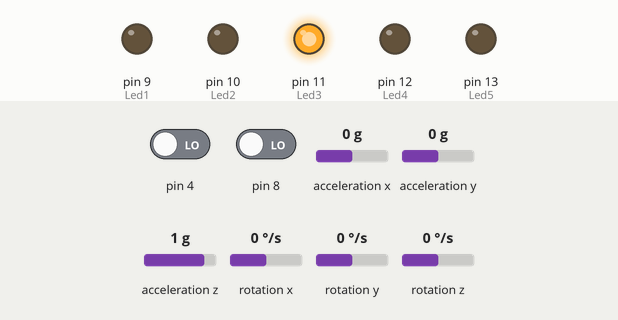
A sketch run on a simulated Arduino Leonardo, built with avr-gcc and run on an emulated ATmega32U4. Parts: output pins drawn as LEDs (lit = HIGH). Wiring (inferred from the names in the program): MPU-6050 motion sensor at I2C address 0x68. Inputs (shaded band) come from the test bench; at power-on: rotation y 0 °/s, rotation z 0 °/s, pin 4 LOW, pin 8 LOW, acceleration x 0 g, acceleration y 0 g, acceleration z 1 g, rotation x 0 °/s. USB keyboard and mouse output is not drawn; what the sketch prints to the serial monitor is not drawn.

Above: at 1.2 s.
1.3 s: rotation y set to 100 °/s
4.3 s: rotation z set to 100 °/s
7.3 s: pin 4 driven HIGH
10.3 s: pin 8 driven HIGH
13.1 s: pin 4 driven LOW
At 13.97 s:
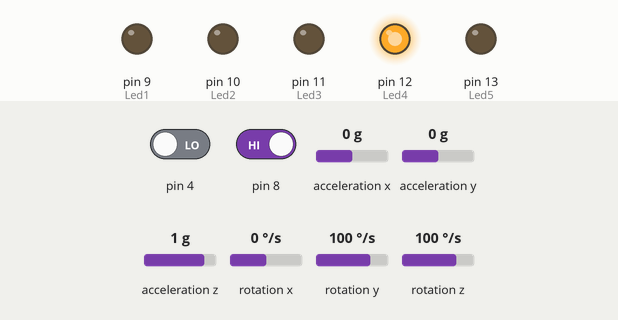
At 14.8 s:
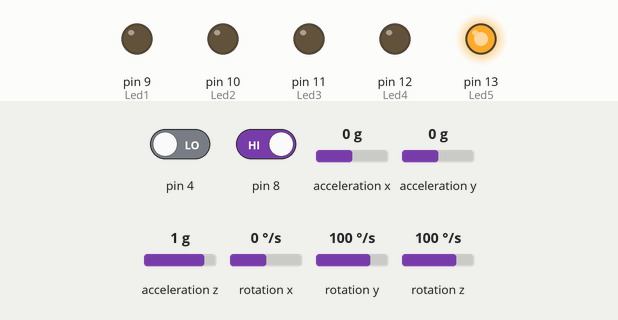
16.1 s: pin 4 driven HIGH and pin 8 driven LOW
At 16.83 s:
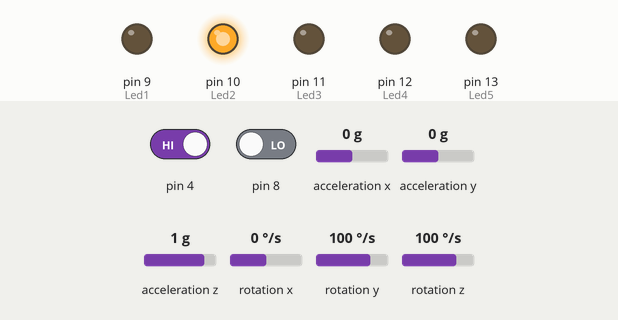
At 18.0 s:
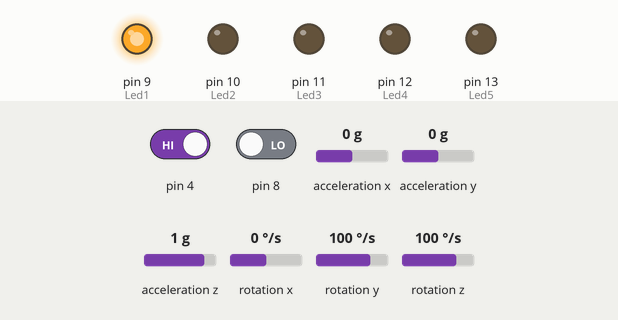
Timing chart, 0 to 19.5 s (numbered marks = the images above; inputs shaded):
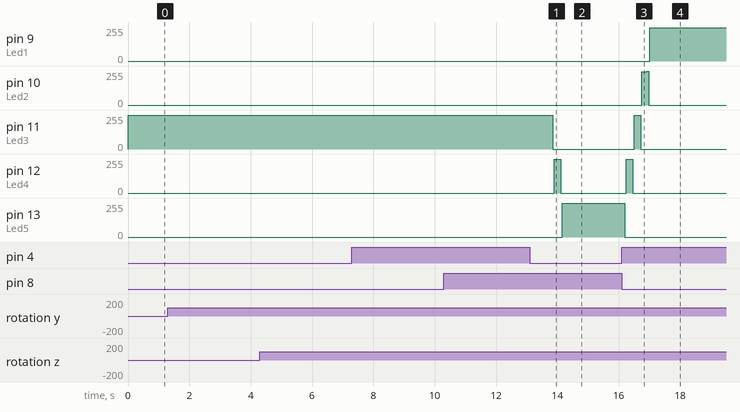

Measured:
- after the input at 13.1 s, pin 11 (Led3): 255/255 → 0/255 after 0.75 s; pin 12 (Led4): 0/255 → 253/255 after 0.80 s, → 0/255 0.16 s later; pin 13 (Led5): 0/255 → 254/255 after 1.1 s
- after the input at 16.1 s, pin 9 (Led1): 0/255 → 250/255 after 0.92 s; pin 10 (Led2): 0/255 → 251/255 after 0.66 s, → 0/255 0.16 s later; pin 11 (Led3): 0/255 → 252/255 after 0.40 s, → 0/255 0.16 s later; pin 12 (Led4): 0/255 → 253/255 after 0.14 s, → 0/255 0.16 s later; pin 13 (Led5): 254/255 → 0/255 after 0.05 s

The sketch:

Air_Mouse_V2.ino
```cpp
#include<Wire.h> // 통신? 때문에 필요
#include<Mouse.h> // 마우스 움직여야지!

/*
 SDA 2번 Pin, SCL 3번 Pin
 Int 7번 Pin
 Int 무조건 박아야됨.
 */

#define MPU6050_INT_PIN 7 // 레오나르도에서는 무조건 박아주자

#define MPU6050_INT digitalPinToInterrupt(MPU6050_INT_PIN)

const int MPU_addr=0x68;  // I2C address of the MPU-6050
int16_t AcX,AcY,AcZ,Tmp,GyX,GyY,GyZ;

//민감도 조절 변수
int timer1 = 0;
int sens = 1100; // sens_num = 3
int sens_num = 3; // sens = 1100;
int b_cnt = 0;

int Led1 = 9;
int Led2 = 10;
int Led3 = 11;
int Led4 = 12;
int Led5 = 13;

void setup()
{
  // 설정인데 안 건드는게 좋음. 잘 되있음.
  Serial.begin(9600);

  Serial.println("start");
  Serial.print(MPU6050_INT); Serial.print(" on pin "); Serial.print(MPU6050_INT_PIN);

  Wire.begin();
  Wire.beginTransmission(MPU_addr);
  Wire.write(0x6B);  // PWR_MGMT_1 register
  Wire.write(0);     // set to zero (wakes up the MPU-6050)
  Wire.endTransmission(true);
  pinMode(4, INPUT); // 좌클릭 버튼
  pinMode(8, INPUT); // 우클릭 버튼
  Mouse.begin();
  pinMode(MPU6050_INT, INPUT);
  //attachInterrupt(MPU6050_INT, dmpDataReady, RISdlfhgk62ING);
  pinMode(Led1, OUTPUT);
  pinMode(Led2, OUTPUT);
  pinMode(Led3, OUTPUT);
  pinMode(Led4, OUTPUT);
  pinMode(Led5, OUTPUT);
}

void loop()
{
  Wire.beginTransmission(MPU_addr);
  Wire.write(0x3B);  // starting with register 0x3B (ACCEL_XOUT_H)
  Wire.endTransmission(false);
  Wire.requestFrom(MPU_addr,14,true);  // request a total of 14 registers
  AcX=Wire.read()<<8|Wire.read();  // 0x3B (ACCEL_XOUT_H) & 0x3C (ACCEL_XOUT_L)
  AcY=Wire.read()<<8|Wire.read();  // 0x3D (ACCEL_YOUT_H) & 0x3E (ACCEL_YOUT_L)
  AcZ=Wire.read()<<8|Wire.read();  // 0x3F (ACCEL_ZOUT_H) & 0x40 (ACCEL_ZOUT_L)
  Tmp=Wire.read()<<8|Wire.read();  // 0x41 (TEMP_OUT_H) & 0x42 (TEMP_OUT_L)
  GyX=Wire.read()<<8|Wire.read();  // 0x43 (GYRO_XOUT_H) & 0x44 (GYRO_XOUT_L)
  GyY=Wire.read()<<8|Wire.read();  // 0x45 (GYRO_YOUT_H) & 0x46 (GYRO_YOUT_L)
  GyZ=Wire.read()<<8|Wire.read();  // 0x47 (GYRO_ZOUT_H) & 0x48 (GYRO_ZOUT_L)
  // 여기 위까지는 코드 건들지 않는 걸 추천. 여기 아래부터 수정 ㄱㄱ

  int lb = digitalRead(4); // 1이면 누른 상태, 0이면 안 누른 상태임.
  int rb = digitalRead(8); // 위와 마찬가지

  float gyroY, gyroZ;

  if (lb == 1 && rb == 1)
  {
    ++timer1;
    if (timer1 > 150)
    {
      Serial.println("민감도 설정 모드\n");
      delay(800);
      Serial.print("민감도:  ");
      Serial.println(sens_num);
      while(1)
      {
        lb = digitalRead(4);
        rb = digitalRead(8);

        if(lb == 1 && rb == 1)
        {
          b_cnt = 0;
          break;
        }
        else if(lb == 1 && rb == 0)
        {
          b_cnt += 1;
          if(b_cnt > 150 && sens_num > 1)
          {
            --sens_num; //분모가 작아지니까 gyro값 커짐 >> 민감도 커짐
            b_cnt = 0;
            Serial.print("민감도:  ");
            Serial.println(sens_num);
            delay(100);
          }
        }
        else if(lb == 0 && rb == 1)
        {
          b_cnt += 1;
          if(b_cnt > 150 && sens_num < 5)
          {
            ++sens_num; //분모가 커지니까 gyro값 작아짐 >> 민감도 작아짐
            b_cnt = 0;
            Serial.print("민감도:  ");
            Serial.println(sens_num);
            delay(100);
          }
        }

        switch(sens_num)
        {
           case 5: sens = 820; Sens_Led_On(sens_num); break;
           case 4: sens = 850; Sens_Led_On(sens_num); break;
           case 3: sens = 1100; Sens_Led_On(sens_num); break;
           case 2: sens = 1220; Sens_Led_On(sens_num); break;
           case 1: sens = 1380; Sens_Led_On(sens_num); break;
           default: break;
        }
        delay(1);
        //Sprint2(timer1, sens, sens_num);
      }
      timer1 = 0;
      Serial.println("\n민감도 설정 완료!");
      Serial.print("현재 민감도: ");
      Serial.println(sens_num);
      delay(600);
    }
  }

  else
  {
    timer1 = 0;
  }

  gyroZ = GyZ / sens;
  gyroY = -GyY / sens;

  if(rb == 1) // Left button이 1이라는건 좌클릭을 하고 있다는 상태이므로
  {                                       // 마우스를 누른 상태로 유지시켜주는 Mouse.press()를 사용함.
    Mouse.press(); // 좌클릭 한 상태 유지
  }
  else if (lb == 0 && rb == 0)
  {
    Mouse.release(); //클릭 상태 해제
  }
  else if (lb == 1) // 우클릭
  {
    Mouse.click(MOUSE_RIGHT);
    delay(10);
  }

  Sprint1(gyroY, gyroZ, lb, rb);
  digitalWrite(8 + sens_num, HIGH);
  //Sprint2(timer1, timer2, sens, sens_num);
  Mouse.move(gyroZ, gyroY); // 마우스를 움직이는 함수
}

void Sens_Led_On(int sens_num) // 민감도에 따른 LED On/Off 함수
{
  // 일단 다 끄고
  digitalWrite(Led1, LOW);
  digitalWrite(Led2, LOW);
  digitalWrite(Led3, LOW);
  digitalWrite(Led4, LOW);
  digitalWrite(Led5, LOW);

  // 원하는 LED 하나만 킨다.  8 + sens_num ?? --> Led1,2,3,4,5 순서대로 9, 10, 11, 12, 13번 핀에 연결했다.
  //       따라서 Sens_num이 3일 때 8 + sens_num은 11 즉 Led3을 키게 된다. 다른 4가지 경우도 똑같이 작동한다.
  digitalWrite(8 + sens_num, HIGH);
}

void Sprint1(int gyroY, int gyroZ, int lb, int rb) // 자이로, 버튼 값 확인용 시리얼 프린트 함수
{
  Serial.print("X축: ");
  Serial.print(gyroZ);
  Serial.print(" // Y축: ");
  Serial.print(-gyroY);
  Serial.print(" // 좌 클릭: ");
  Serial.print(rb);
  Serial.print(" // 우 클릭: ");
  Serial.println(lb);
}

void Sprint2(int timer1, int sens, int sens_num) // 민감도 확인용 시리얼 프린트 함수
{
  Serial.print("timer1: ");
  Serial.print(timer1);
  Serial.print("  ");
  Serial.print("sens: ");
  Serial.print(sens);
  Serial.print("  ");
  Serial.print("sens_num: ");
  Serial.println(sens_num);
}
```
